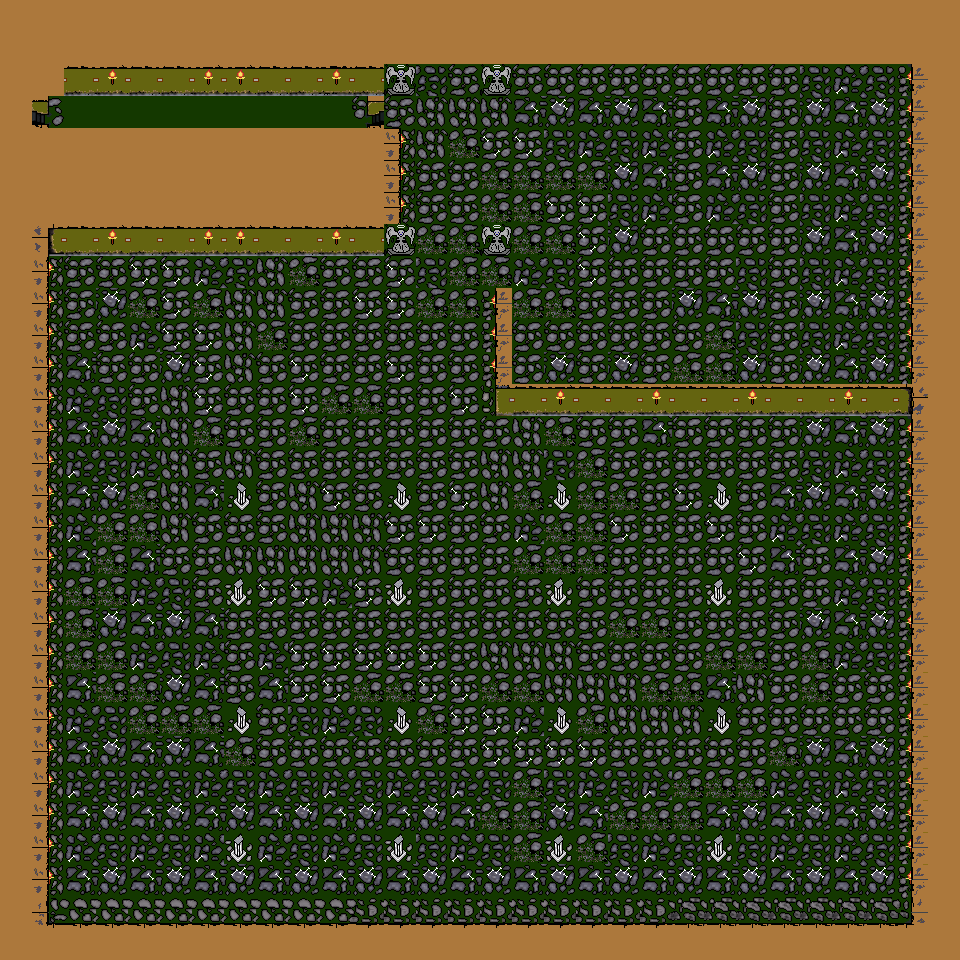

This is a level from a 2D game, rendered from its Tiled map with the project's own tilesets. A one-line summary and the complete map file follow:
An orthogonal 30x30 tile map with 32x32 px tiles, 4 tile layers (GroundLayer, EntranceLayer, CollisionLayer, CharacterLayer).

<map version="1.0" orientation="orthogonal" renderorder="right-up" width="30" height="30" tilewidth="32" tileheight="32" nextobjectid="1">
 <tileset firstgid="1" name="forestdungeon" tilewidth="32" tileheight="32" tilecount="100" columns="10">
  <image source="forestdungeon.png" width="320" height="320" />
  <tile id="0">
   <properties>
    <property name="name" value="john" />
   </properties>
  </tile>
  <tile id="1">
   <properties>
    <property name="name" value="john" />
   </properties>
  </tile>
  <tile id="2">
   <properties>
    <property name="name" value="john" />
   </properties>
  </tile>
  <tile id="3">
   <properties>
    <property name="name" value="john" />
   </properties>
  </tile>
  <tile id="4">
   <properties>
    <property name="name" value="john" />
   </properties>
  </tile>
  <tile id="5">
   <properties>
    <property name="name" value="john" />
   </properties>
  </tile>
  <tile id="6">
   <properties>
    <property name="name" value="john" />
   </properties>
  </tile>
  <tile id="7">
   <properties>
    <property name="name" value="john" />
   </properties>
  </tile>
  <tile id="8">
   <properties>
    <property name="name" value="john" />
   </properties>
  </tile>
  <tile id="9">
   <properties>
    <property name="name" value="john" />
   </properties>
  </tile>
  <tile id="10">
   <properties>
    <property name="name" value="john" />
   </properties>
  </tile>
  <tile id="11">
   <properties>
    <property name="name" value="john" />
   </properties>
  </tile>
  <tile id="12">
   <properties>
    <property name="name" value="john" />
   </properties>
  </tile>
  <tile id="13">
   <properties>
    <property name="name" value="john" />
   </properties>
  </tile>
  <tile id="14">
   <properties>
    <property name="name" value="john" />
   </properties>
  </tile>
  <tile id="15">
   <properties>
    <property name="name" value="john" />
   </properties>
  </tile>
  <tile id="16">
   <properties>
    <property name="name" value="john" />
   </properties>
  </tile>
  <tile id="17">
   <properties>
    <property name="name" value="john" />
   </properties>
  </tile>
  <tile id="18">
   <properties>
    <property name="name" value="john" />
   </properties>
  </tile>
  <tile id="19">
   <properties>
    <property name="name" value="john" />
   </properties>
  </tile>
  <tile id="20">
   <properties>
    <property name="name" value="john" />
   </properties>
  </tile>
  <tile id="21">
   <properties>
    <property name="name" value="john" />
   </properties>
  </tile>
  <tile id="22">
   <properties>
    <property name="name" value="john" />
   </properties>
  </tile>
  <tile id="23">
   <properties>
    <property name="name" value="john" />
   </properties>
  </tile>
  <tile id="24">
   <properties>
    <property name="name" value="john" />
   </properties>
  </tile>
  <tile id="25">
   <properties>
    <property name="name" value="john" />
   </properties>
  </tile>
  <tile id="26">
   <properties>
    <property name="name" value="john" />
   </properties>
  </tile>
  <tile id="27">
   <properties>
    <property name="name" value="john" />
   </properties>
  </tile>
  <tile id="28">
   <properties>
    <property name="name" value="john" />
   </properties>
  </tile>
  <tile id="29">
   <properties>
    <property name="name" value="john" />
   </properties>
  </tile>
  <tile id="30">
   <properties>
    <property name="name" value="john" />
   </properties>
  </tile>
  <tile id="31">
   <properties>
    <property name="name" value="john" />
   </properties>
  </tile>
  <tile id="32">
   <properties>
    <property name="name" value="john" />
   </properties>
  </tile>
  <tile id="33">
   <properties>
    <property name="name" value="john" />
   </properties>
  </tile>
  <tile id="34">
   <properties>
    <property name="name" value="john" />
   </properties>
  </tile>
  <tile id="35">
   <properties>
    <property name="name" value="john" />
   </properties>
  </tile>
  <tile id="36">
   <properties>
    <property name="name" value="john" />
   </properties>
  </tile>
  <tile id="37">
   <properties>
    <property name="name" value="john" />
   </properties>
  </tile>
  <tile id="38">
   <properties>
    <property name="name" value="john" />
   </properties>
  </tile>
  <tile id="39">
   <properties>
    <property name="name" value="john" />
   </properties>
  </tile>
  <tile id="40">
   <properties>
    <property name="name" value="john" />
   </properties>
  </tile>
  <tile id="41">
   <properties>
    <property name="name" value="john" />
   </properties>
  </tile>
  <tile id="42">
   <properties>
    <property name="name" value="john" />
   </properties>
  </tile>
  <tile id="43">
   <properties>
    <property name="name" value="john" />
   </properties>
  </tile>
  <tile id="44">
   <properties>
    <property name="name" value="john" />
   </properties>
  </tile>
  <tile id="45">
   <properties>
    <property name="name" value="john" />
   </properties>
  </tile>
  <tile id="46">
   <properties>
    <property name="name" value="john" />
   </properties>
  </tile>
  <tile id="47">
   <properties>
    <property name="name" value="john" />
   </properties>
  </tile>
  <tile id="48">
   <properties>
    <property name="name" value="john" />
   </properties>
  </tile>
  <tile id="49">
   <properties>
    <property name="name" value="john" />
   </properties>
  </tile>
  <tile id="50">
   <properties>
    <property name="name" value="john" />
   </properties>
  </tile>
  <tile id="51">
   <properties>
    <property name="name" value="john" />
   </properties>
  </tile>
  <tile id="52">
   <properties>
    <property name="name" value="john" />
   </properties>
  </tile>
  <tile id="53">
   <properties>
    <property name="name" value="john" />
   </properties>
  </tile>
  <tile id="54">
   <properties>
    <property name="name" value="john" />
   </properties>
  </tile>
  <tile id="55">
   <properties>
    <property name="name" value="john" />
   </properties>
  </tile>
  <tile id="56">
   <properties>
    <property name="name" value="john" />
   </properties>
  </tile>
  <tile id="57">
   <properties>
    <property name="name" value="john" />
   </properties>
  </tile>
  <tile id="58">
   <properties>
    <property name="name" value="john" />
   </properties>
  </tile>
  <tile id="59">
   <properties>
    <property name="name" value="john" />
   </properties>
  </tile>
  <tile id="60">
   <properties>
    <property name="name" value="john" />
   </properties>
  </tile>
  <tile id="61">
   <properties>
    <property name="name" value="john" />
   </properties>
  </tile>
  <tile id="62">
   <properties>
    <property name="name" value="john" />
   </properties>
  </tile>
  <tile id="63">
   <properties>
    <property name="name" value="john" />
   </properties>
  </tile>
  <tile id="64">
   <properties>
    <property name="name" value="john" />
   </properties>
  </tile>
  <tile id="65">
   <properties>
    <property name="name" value="john" />
   </properties>
  </tile>
  <tile id="66">
   <properties>
    <property name="name" value="john" />
   </properties>
  </tile>
  <tile id="67">
   <properties>
    <property name="name" value="john" />
   </properties>
  </tile>
  <tile id="68">
   <properties>
    <property name="name" value="john" />
   </properties>
  </tile>
  <tile id="69">
   <properties>
    <property name="name" value="john" />
   </properties>
  </tile>
  <tile id="70">
   <properties>
    <property name="name" value="john" />
   </properties>
  </tile>
  <tile id="71">
   <properties>
    <property name="name" value="john" />
   </properties>
  </tile>
  <tile id="72">
   <properties>
    <property name="name" value="john" />
   </properties>
  </tile>
  <tile id="73">
   <properties>
    <property name="name" value="john" />
   </properties>
  </tile>
  <tile id="74">
   <properties>
    <property name="name" value="john" />
   </properties>
  </tile>
  <tile id="75">
   <properties>
    <property name="name" value="john" />
   </properties>
  </tile>
  <tile id="76">
   <properties>
    <property name="name" value="john" />
   </properties>
  </tile>
  <tile id="77">
   <properties>
    <property name="name" value="john" />
   </properties>
  </tile>
  <tile id="78">
   <properties>
    <property name="name" value="john" />
   </properties>
  </tile>
  <tile id="79">
   <properties>
    <property name="name" value="john" />
   </properties>
  </tile>
  <tile id="80">
   <properties>
    <property name="name" value="john" />
   </properties>
  </tile>
  <tile id="81">
   <properties>
    <property name="name" value="john" />
   </properties>
  </tile>
  <tile id="82">
   <properties>
    <property name="name" value="john" />
   </properties>
  </tile>
  <tile id="83">
   <properties>
    <property name="name" value="john" />
   </properties>
  </tile>
  <tile id="84">
   <properties>
    <property name="name" value="john" />
   </properties>
  </tile>
  <tile id="85">
   <properties>
    <property name="name" value="john" />
   </properties>
  </tile>
  <tile id="86">
   <properties>
    <property name="name" value="john" />
   </properties>
  </tile>
  <tile id="87">
   <properties>
    <property name="name" value="john" />
   </properties>
  </tile>
  <tile id="88">
   <properties>
    <property name="name" value="john" />
   </properties>
  </tile>
  <tile id="89">
   <properties>
    <property name="name" value="john" />
   </properties>
  </tile>
  <tile id="90">
   <properties>
    <property name="name" value="john" />
   </properties>
  </tile>
  <tile id="91">
   <properties>
    <property name="name" value="john" />
   </properties>
  </tile>
  <tile id="92">
   <properties>
    <property name="name" value="john" />
   </properties>
  </tile>
  <tile id="93">
   <properties>
    <property name="name" value="john" />
   </properties>
  </tile>
  <tile id="94">
   <properties>
    <property name="name" value="john" />
   </properties>
  </tile>
  <tile id="95">
   <properties>
    <property name="name" value="john" />
   </properties>
  </tile>
  <tile id="96">
   <properties>
    <property name="name" value="john" />
   </properties>
  </tile>
  <tile id="97">
   <properties>
    <property name="name" value="john" />
   </properties>
  </tile>
  <tile id="98">
   <properties>
    <property name="name" value="john" />
   </properties>
  </tile>
  <tile id="99">
   <properties>
    <property name="name" value="john" />
   </properties>
  </tile>
 </tileset>
 <layer name="GroundLayer" width="30" height="30">
  <data encoding="csv">
72,73,72,73,72,73,72,73,72,73,72,73,72,73,72,73,72,73,72,73,72,73,72,73,72,73,72,73,72,73,
82,83,82,83,82,83,82,83,82,83,82,83,82,83,82,83,82,83,82,83,82,83,82,83,82,83,82,83,82,83,
72,73,72,73,72,73,72,73,72,73,72,73,72,73,91,91,91,91,91,91,91,91,91,91,91,73,72,73,72,73,
82,0,71,71,71,71,71,71,71,71,71,78,91,93,93,93,82,83,82,83,82,91,82,83,91,83,82,83,82,83,
72,73,72,73,72,92,92,92,92,73,91,91,91,93,81,92,92,73,72,73,72,91,72,73,91,73,72,73,72,73,
82,83,92,92,92,81,82,83,91,91,91,91,91,91,91,81,81,81,81,83,82,91,82,83,91,83,82,83,82,83,
72,73,92,81,72,73,91,91,91,91,91,73,91,91,91,81,81,92,92,73,72,91,72,73,91,73,72,73,72,73,
82,83,82,91,92,91,91,83,82,83,81,91,91,81,81,81,81,81,92,83,91,91,91,91,91,83,82,83,82,83,
72,73,91,91,92,92,72,73,93,81,91,91,92,73,81,81,72,73,92,91,91,91,91,73,91,73,72,73,72,73,
82,83,91,83,81,92,81,93,93,91,91,92,92,81,81,81,81,81,91,91,91,83,82,83,91,83,82,83,82,83,
72,73,91,91,72,92,92,93,81,91,91,91,91,91,91,81,91,91,91,91,91,91,81,73,91,73,72,73,72,73,
82,83,82,91,91,83,92,93,91,92,91,91,92,91,91,91,91,83,91,83,91,81,81,83,91,83,82,83,82,83,
72,73,72,73,91,93,92,91,91,92,81,81,91,91,92,92,92,73,91,81,91,81,81,91,91,73,72,73,72,73,
82,83,82,83,82,93,81,91,91,81,91,91,91,91,91,91,93,81,91,91,82,91,91,91,91,83,82,83,82,83,
72,73,72,73,72,93,91,93,91,91,91,91,91,91,91,93,93,73,81,91,91,91,91,91,91,73,72,73,72,73,
82,83,82,83,81,93,82,91,91,93,92,91,91,91,92,93,81,81,81,81,91,92,92,91,82,83,82,83,82,83,
72,73,72,81,81,93,91,91,91,93,93,93,92,92,91,91,72,81,81,92,91,91,92,91,72,73,72,73,72,73,
82,83,82,81,82,91,91,93,93,93,93,93,91,91,91,91,81,81,81,91,91,91,91,92,82,91,82,83,82,83,
72,73,81,81,72,73,91,91,92,92,72,92,91,91,91,91,91,91,91,91,91,91,72,91,91,91,72,73,72,73,
82,83,81,83,82,83,82,91,91,91,91,91,91,91,91,91,91,91,91,81,81,91,91,91,91,83,82,83,82,83,
72,73,81,81,72,73,72,91,72,92,92,92,92,92,91,93,93,93,91,91,91,91,81,81,91,81,72,73,72,73,
82,83,82,81,81,83,82,91,82,92,92,81,81,92,92,81,81,93,93,93,81,81,82,93,91,81,91,91,82,83,
72,73,72,73,81,81,81,91,91,73,72,73,81,81,92,92,72,73,81,93,93,93,93,91,91,91,91,91,72,73,
82,83,82,83,82,83,82,81,91,91,91,91,91,91,91,92,92,92,92,91,91,91,91,91,81,83,82,83,82,83,
72,73,72,73,72,73,72,73,72,73,72,73,72,73,72,73,81,73,72,73,72,81,81,81,72,73,72,73,72,73,
82,83,82,83,82,83,82,83,82,83,82,83,82,83,82,81,81,83,82,81,81,81,82,83,82,83,82,83,82,83,
72,73,72,73,72,73,72,73,72,73,72,73,72,73,72,73,81,81,81,73,72,73,72,73,72,73,72,73,72,73,
82,83,82,83,82,83,82,83,82,83,82,83,82,83,82,83,82,83,82,83,82,83,82,83,82,83,82,83,82,83,
72,73,72,73,72,73,72,73,72,73,72,73,72,73,72,73,72,73,72,73,72,73,72,73,72,73,72,73,72,73,
82,83,82,83,82,83,82,83,82,83,82,83,82,83,82,83,82,83,82,83,82,83,82,83,82,83,82,83,82,83
</data>
 </layer>
 <layer name="EntranceLayer" width="30" height="30">
  <data encoding="csv">
0,0,0,0,0,0,0,0,0,0,0,0,0,0,0,0,0,0,0,0,0,0,0,0,0,0,0,0,0,0,
0,0,0,0,0,0,0,0,0,0,0,0,0,0,0,0,0,0,0,0,0,0,0,0,0,0,0,0,0,0,
0,0,0,0,0,0,0,0,0,0,0,0,0,0,0,0,0,0,0,0,0,0,0,0,0,0,0,0,0,0,
0,74,0,0,0,0,0,0,0,0,0,0,0,0,0,0,0,0,0,0,0,0,0,0,0,0,0,0,0,0,
0,0,0,0,0,0,0,0,0,0,0,0,0,0,0,0,0,0,0,0,0,0,0,0,0,0,0,0,0,0,
0,0,0,0,0,0,0,0,0,0,0,0,0,0,0,0,0,0,0,0,0,0,0,0,0,0,0,0,0,0,
0,0,0,0,0,0,0,0,0,0,0,0,0,0,0,0,0,0,0,0,0,0,0,0,0,0,0,0,0,0,
0,0,0,0,0,0,0,0,0,0,0,0,0,0,0,0,0,0,0,0,0,0,0,0,0,0,0,0,0,0,
0,0,0,0,0,0,0,0,0,0,0,0,0,0,0,0,0,0,0,0,0,0,0,0,0,0,0,0,0,0,
0,0,0,0,0,0,0,0,0,0,0,0,0,0,0,0,0,0,0,0,0,0,0,0,0,0,0,0,0,0,
0,0,0,0,0,0,0,0,0,0,0,0,0,0,0,0,0,0,0,0,0,0,0,0,0,0,0,0,0,0,
0,0,0,0,0,0,0,0,0,0,0,0,0,0,0,0,0,0,0,0,0,0,0,0,0,0,0,0,0,0,
0,0,0,0,0,0,0,0,0,0,0,0,0,0,0,0,0,0,0,0,0,0,0,0,0,0,0,0,0,0,
0,0,0,0,0,0,0,0,0,0,0,0,0,0,0,0,0,0,0,0,0,0,0,0,0,0,0,0,0,0,
0,0,0,0,0,0,0,0,0,0,0,0,0,0,0,0,0,0,0,0,0,0,0,0,0,0,0,0,0,0,
0,0,0,0,0,0,0,0,0,0,0,0,0,0,0,0,0,0,0,0,0,0,0,0,0,0,0,0,0,0,
0,0,0,0,0,0,0,0,0,0,0,0,0,0,0,0,0,0,0,0,0,0,0,0,0,0,0,0,0,0,
0,0,0,0,0,0,0,0,0,0,0,0,0,0,0,0,0,0,0,0,0,0,0,0,0,0,0,0,0,0,
0,0,0,0,0,0,0,0,0,0,0,0,0,0,0,0,0,0,0,0,0,0,0,0,0,0,0,0,0,0,
0,0,0,0,0,0,0,0,0,0,0,0,0,0,0,0,0,0,0,0,0,0,0,0,0,0,0,0,0,0,
0,0,0,0,0,0,0,0,0,0,0,0,0,0,0,0,0,0,0,0,0,0,0,0,0,0,0,0,0,0,
0,0,0,0,0,0,0,0,0,0,0,0,0,0,0,0,0,0,0,0,0,0,0,0,0,0,0,0,0,0,
0,0,0,0,0,0,0,0,0,0,0,0,0,0,0,0,0,0,0,0,0,0,0,0,0,0,0,0,0,0,
0,0,0,0,0,0,0,0,0,0,0,0,0,0,0,0,0,0,0,0,0,0,0,0,0,0,0,0,0,0,
0,0,0,0,0,0,0,0,0,0,0,0,0,0,0,0,0,0,0,0,0,0,0,0,0,0,0,0,0,0,
0,0,0,0,0,0,0,0,0,0,0,0,0,0,0,0,0,0,0,0,0,0,0,0,0,0,0,0,0,0,
0,0,0,0,0,0,0,0,0,0,0,0,0,0,0,0,0,0,0,0,0,0,0,0,0,0,0,0,0,0,
0,0,0,0,0,0,0,0,0,0,0,0,0,0,0,0,0,0,0,0,0,0,0,0,0,0,0,0,0,0,
0,0,0,0,0,0,0,0,0,0,0,0,0,0,0,0,0,0,0,0,0,0,0,0,0,0,0,0,0,0,
0,0,0,0,0,0,0,0,0,0,0,0,0,0,0,0,0,0,0,0,0,0,0,0,0,0,0,0,0,0
</data>
 </layer>
 <layer name="CollisionLayer" width="30" height="30">
  <data encoding="csv">
61,61,61,61,61,61,61,61,61,61,61,61,61,61,61,61,61,61,61,61,61,61,61,61,61,61,61,61,61,61,
61,61,61,61,61,61,61,61,61,61,61,61,61,61,61,61,61,61,61,61,61,61,61,61,61,61,61,61,61,61,
61,61,56,55,56,56,55,55,56,56,57,56,53,0,0,53,0,0,0,0,0,0,0,0,0,0,0,0,68,61,
61,0,0,0,0,0,0,0,0,0,0,0,0,0,0,0,0,0,0,0,0,0,0,0,0,0,0,0,68,61,
61,61,61,61,61,61,61,61,61,61,61,61,33,0,0,0,0,0,0,0,0,0,0,0,0,0,0,0,68,61,
61,61,61,61,61,61,61,61,61,61,61,61,33,0,0,0,0,0,0,0,0,0,0,0,0,0,0,0,68,61,
61,61,61,61,61,61,61,61,61,61,61,61,33,0,0,0,0,0,0,0,0,0,0,0,0,0,0,0,68,61,
61,54,56,55,56,56,55,55,56,56,55,56,53,0,0,53,0,0,0,0,0,0,0,0,0,0,0,0,68,61,
61,84,0,0,0,0,0,0,0,0,0,0,0,0,0,0,0,0,0,0,0,0,0,0,0,0,0,0,68,61,
61,84,0,0,0,0,0,0,0,0,0,0,0,0,0,38,0,0,0,0,0,0,0,0,0,0,0,0,68,61,
61,84,0,0,0,0,0,0,0,0,0,0,0,0,0,38,0,0,0,0,0,0,0,0,0,0,0,0,68,61,
61,84,0,0,0,0,0,0,0,0,0,0,0,0,0,38,0,0,0,0,0,0,0,0,0,0,0,0,68,61,
61,84,0,0,0,0,0,0,0,0,0,0,0,0,0,48,49,55,49,49,55,49,49,55,49,49,55,49,58,61,
61,84,0,0,0,0,0,0,0,0,0,0,0,0,0,0,0,0,0,0,0,0,0,0,0,0,0,0,68,61,
61,84,0,0,0,0,0,0,0,0,0,0,0,0,0,0,0,0,0,0,0,0,0,0,0,0,0,0,68,61,
61,84,0,0,0,0,0,42,0,0,0,0,42,0,0,0,0,42,0,0,0,0,42,0,0,0,0,0,68,61,
61,84,0,0,0,0,0,0,0,0,0,0,0,0,0,0,0,0,0,0,0,0,0,0,0,0,0,0,68,61,
61,84,0,0,0,0,0,0,0,0,0,0,0,0,0,0,0,0,0,0,0,0,0,0,0,0,0,0,68,61,
61,84,0,0,0,0,0,41,0,0,0,0,41,0,0,0,0,41,0,0,0,0,41,0,0,0,0,0,68,61,
61,84,0,0,0,0,0,0,0,0,0,0,0,0,0,0,0,0,0,0,0,0,0,0,0,0,0,0,68,61,
61,84,0,0,0,0,0,0,0,0,0,0,0,0,0,0,0,0,0,0,0,0,0,0,0,0,0,0,68,61,
61,84,0,0,0,0,0,0,0,0,0,0,0,0,0,0,0,0,0,0,0,0,0,0,0,0,0,0,88,61,
61,84,0,0,0,0,0,42,0,0,0,0,42,0,0,0,0,42,0,0,0,0,42,0,0,0,0,0,88,61,
61,84,0,0,0,0,0,0,0,0,0,0,0,0,0,0,0,0,0,0,0,0,0,0,0,0,0,0,88,61,
61,84,0,0,0,0,0,0,0,0,0,0,0,0,0,0,0,0,0,0,0,0,0,0,0,0,0,0,88,61,
61,84,0,0,0,0,0,0,0,0,0,0,0,0,0,0,0,0,0,0,0,0,0,0,0,0,0,0,88,61,
61,84,0,0,0,0,0,41,0,0,0,0,41,0,0,0,0,41,0,0,0,0,41,0,0,0,0,0,88,61,
61,84,0,0,0,0,0,0,0,0,0,0,0,0,0,0,0,0,0,0,0,0,0,0,0,0,0,0,88,61,
61,94,95,95,95,95,95,95,95,95,95,96,96,96,96,96,96,96,96,96,96,97,97,97,97,97,97,97,98,61,
61,61,61,61,61,61,61,61,61,61,61,61,61,61,61,61,61,61,61,61,61,61,61,61,61,61,61,61,61,61
</data>
 </layer>
 <layer name="CharacterLayer" width="30" height="30">
  <data encoding="csv">
0,0,0,0,0,0,0,0,0,0,0,0,0,0,0,0,0,0,0,0,0,0,0,0,0,0,0,0,0,0,
0,0,0,0,0,0,0,0,0,0,0,0,0,0,0,0,0,0,0,0,0,0,0,0,0,0,0,0,0,0,
0,0,0,0,0,0,0,0,0,0,0,0,0,0,0,0,0,0,0,0,0,0,0,0,0,0,0,0,0,0,
0,0,0,0,0,0,0,0,0,0,0,0,0,0,0,0,0,0,0,0,0,0,0,0,0,0,0,0,0,0,
0,0,0,0,0,0,0,0,0,0,0,0,0,0,0,0,0,0,0,0,0,0,0,0,0,0,0,0,0,0,
0,0,0,0,0,0,0,0,0,0,0,0,0,0,0,0,0,0,0,0,0,0,0,0,0,0,0,0,0,0,
0,0,0,0,0,0,0,0,0,0,0,0,0,0,0,0,0,0,0,0,0,0,0,0,0,0,0,0,0,0,
0,0,0,0,0,0,0,0,0,0,0,0,0,0,0,0,0,0,0,0,0,0,0,0,0,0,0,0,0,0,
0,0,0,0,0,0,0,0,0,0,0,0,0,0,0,0,0,0,0,0,0,0,0,0,0,0,0,0,0,0,
0,0,0,0,0,0,0,0,0,0,0,0,0,0,0,0,0,0,0,0,0,0,0,0,0,0,0,0,0,0,
0,0,0,0,0,0,0,0,0,0,0,0,0,0,0,0,0,0,0,0,0,0,0,0,0,0,0,0,0,0,
0,0,0,0,0,0,0,0,0,0,0,0,0,0,0,0,0,0,0,0,0,0,0,0,0,0,0,0,0,0,
0,0,0,0,0,0,0,0,0,0,0,0,0,0,0,0,0,0,0,0,0,0,0,0,0,0,0,0,0,0,
0,0,0,0,0,0,0,0,0,0,0,0,0,0,0,0,0,0,0,0,0,0,0,0,0,0,0,0,0,0,
0,0,0,0,0,0,0,0,0,0,0,0,0,0,0,0,0,0,0,0,0,0,0,0,0,0,0,0,0,0,
0,0,0,0,0,0,0,0,0,0,0,0,0,0,0,0,0,0,0,0,0,0,0,0,0,0,0,0,0,0,
0,0,0,0,0,0,0,0,0,0,0,0,0,0,0,0,0,0,0,0,0,0,0,0,0,0,0,0,0,0,
0,0,0,0,0,0,0,0,0,0,0,0,0,0,0,0,0,0,0,0,0,0,0,0,0,0,0,0,0,0,
0,0,0,0,0,0,0,0,0,0,0,0,0,0,0,0,0,0,0,0,0,0,0,0,0,0,0,0,0,0,
0,0,0,0,0,0,0,0,0,0,0,0,0,0,0,0,0,0,0,0,0,0,0,0,0,0,0,0,0,0,
0,0,0,0,0,0,0,0,0,0,0,0,0,0,0,0,0,0,0,0,0,0,0,0,0,0,0,0,0,0,
0,0,0,0,0,0,0,0,0,0,0,0,0,0,0,0,0,0,0,0,0,0,0,0,0,0,0,0,0,0,
0,0,0,0,0,0,0,0,0,0,0,0,0,0,0,0,0,0,0,0,0,0,0,0,0,0,0,0,0,0,
0,0,0,0,0,0,0,0,0,0,0,0,0,0,0,0,0,0,0,0,0,0,0,0,0,0,0,0,0,0,
0,0,0,0,0,0,0,0,0,0,0,0,0,0,0,0,0,0,0,0,0,0,0,0,0,0,0,0,0,0,
0,0,0,0,0,0,0,0,0,0,0,0,0,0,0,0,0,0,0,0,0,0,0,0,0,0,0,0,0,0,
0,0,0,0,0,0,0,0,0,0,0,0,0,0,0,0,0,0,0,0,0,0,0,0,0,0,0,0,0,0,
0,0,0,0,0,0,0,0,0,0,0,0,0,0,0,0,0,0,0,0,0,0,0,0,0,0,0,0,0,0,
0,0,0,0,0,0,0,0,0,0,0,0,0,0,0,0,0,0,0,0,0,0,0,0,0,0,0,0,0,0,
0,0,0,0,0,0,0,0,0,0,0,0,0,0,0,0,0,0,0,0,0,0,0,0,0,0,0,0,0,0
</data>
 </layer>
</map>
